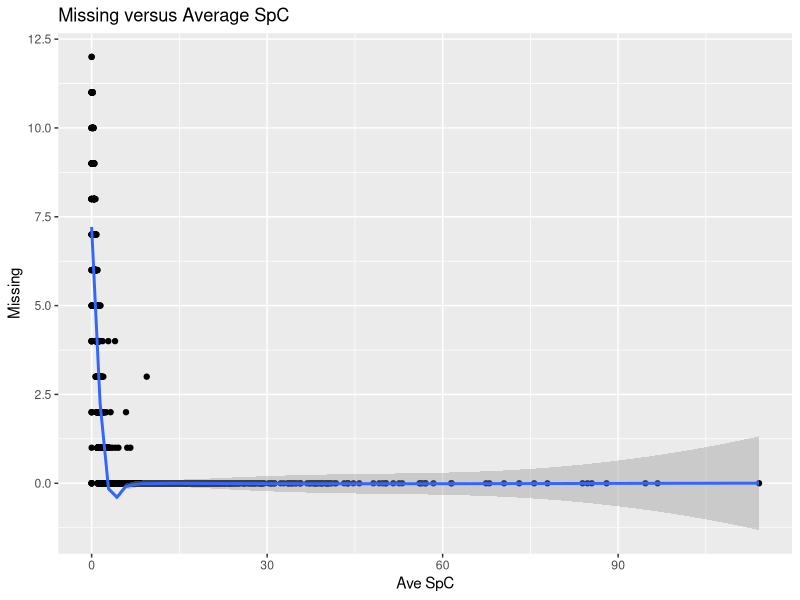
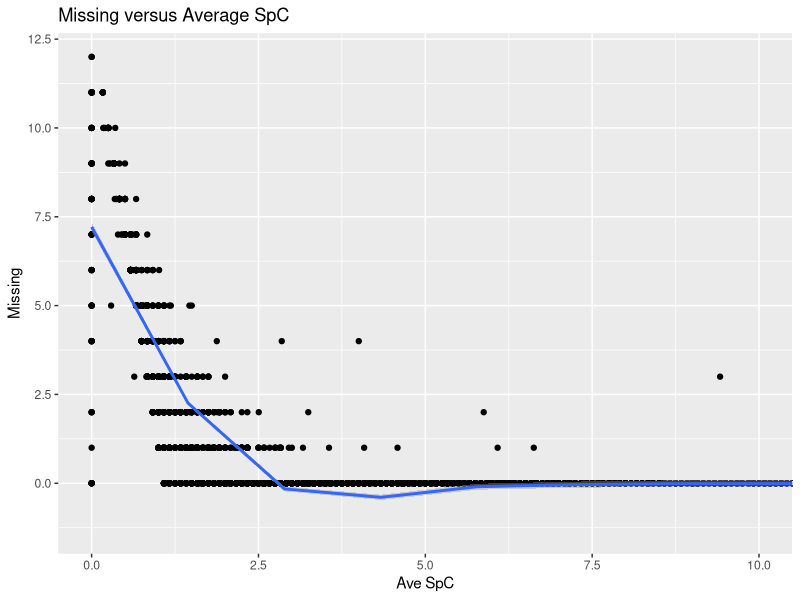
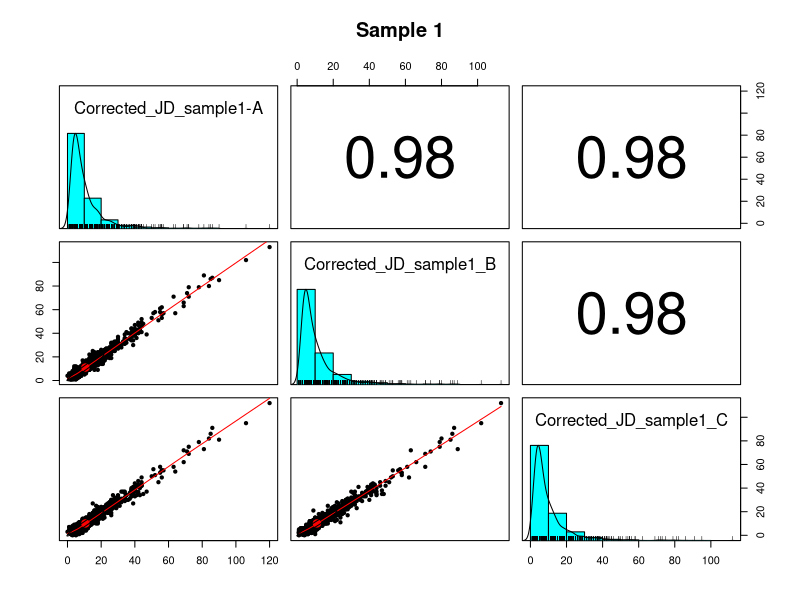
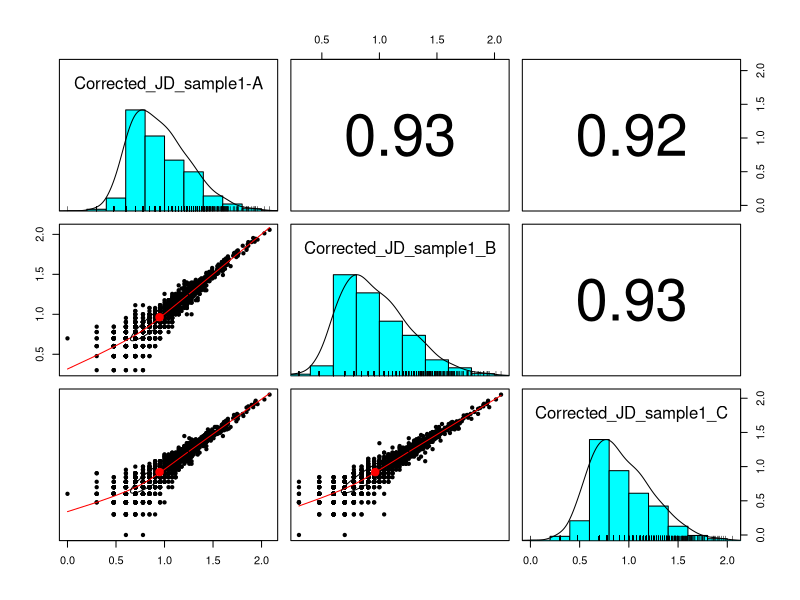
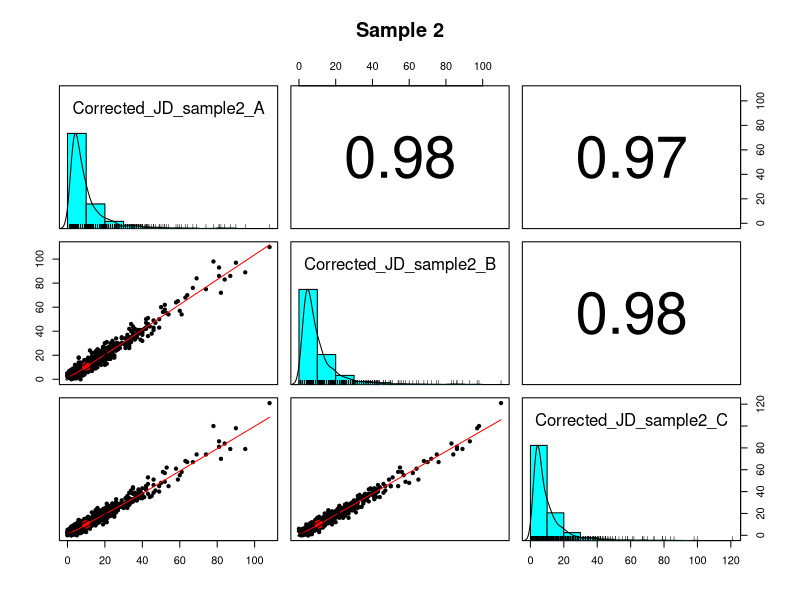
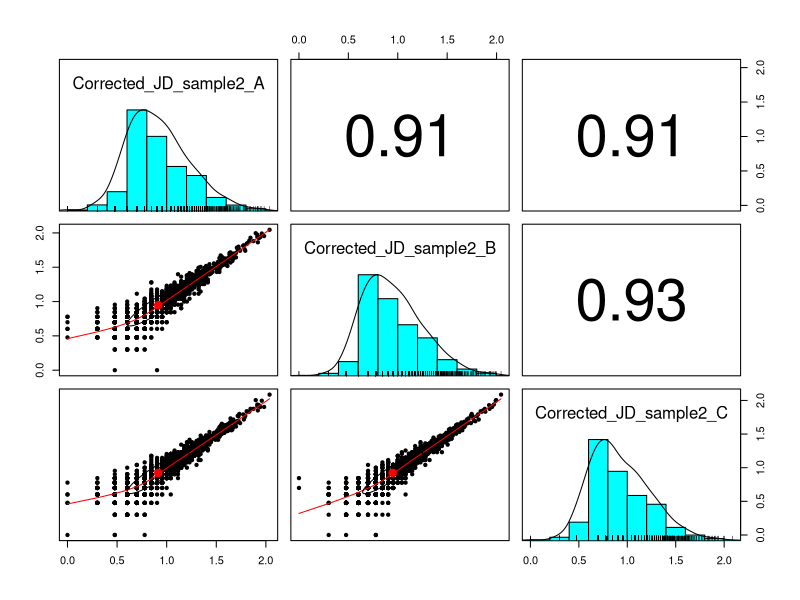
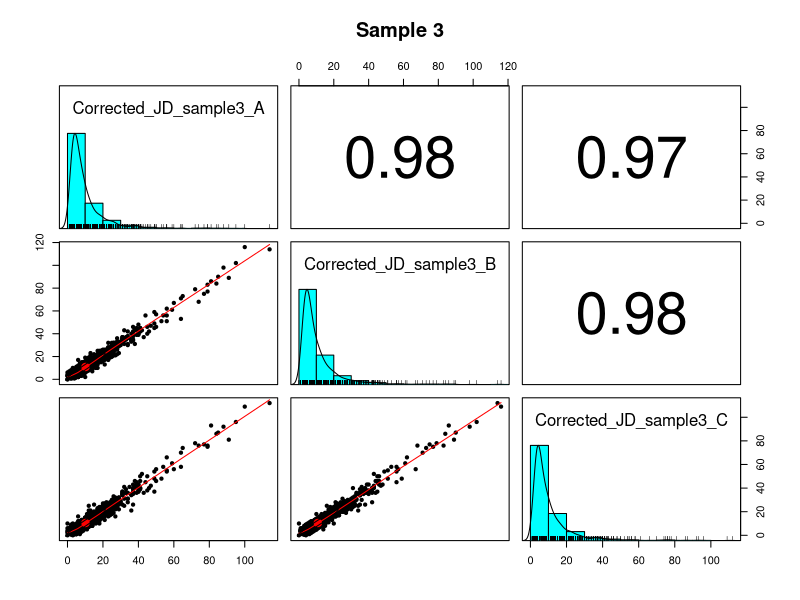
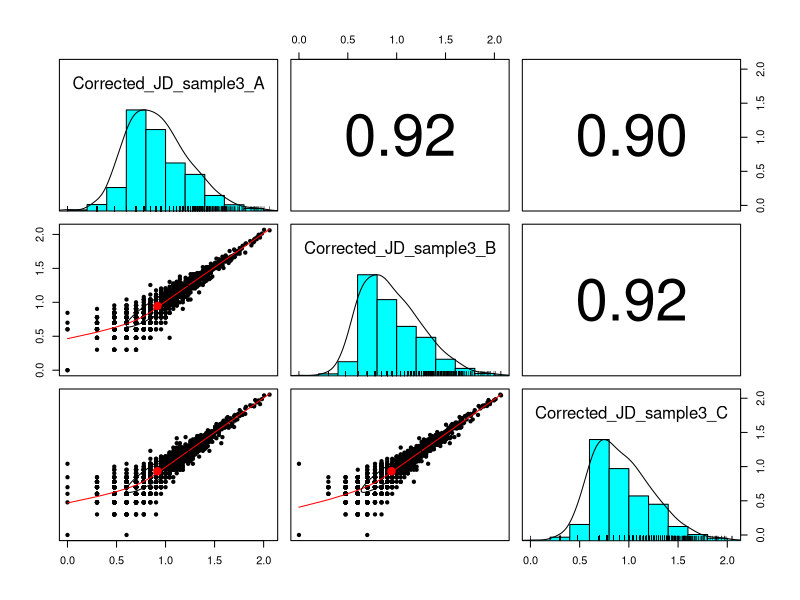

Recreate these plots in R, in order.

library(edgeR)
library(limma)
library(tidyverse)
library(psych)
library(RColorBrewer)

# try and start with the actual results file and wrangle data
# Summary table has lines before and after that are not strictly in table
# skip the leading lines when loading the table and read in just the table rows
full <- read_tsv("grouped_protein_summary_8.txt", skip = 4,
                 n_max = 2848, guess_max = 2848)

# check what are contaminants (we do not want any EXTRA accessions excluded)
check <- full %>% 
  select(Accession, Description, Filter) %>%
  filter(Filter == "contaminant")
check

# add the new columns to data frame and sort
full  <-  full %>%
  mutate(acc = sapply(strsplit(Accession, " "), `[`, 1)) %>%
  mutate(ave = ifelse(is.na(Filter), rowMeans(select(., starts_with("Corrected_"))), 0.0)) %>%
  mutate(missing = apply(select(., starts_with("Corrected_")) == 0, 1, sum)) %>%
  arrange(desc(ave))
head(full)
nrow(full)

ggplot(full, aes(x = ave, y = missing)) +
  geom_point() + geom_smooth(method = loess) +
  ggtitle("Missing versus Average SpC") + labs( x = "Ave SpC", y = "Missing")

ggplot(full, aes(x = ave, y = missing)) +
  geom_point() + geom_smooth(method = loess) +
  coord_cartesian(xlim = c(0, 10)) +
  ggtitle("Missing versus Average SpC") + labs( x = "Ave SpC", y = "Missing")

# get proteins (rows) where average SpC is greater than 2.5
# edgeR will want integer counts so round the corrected counts
counts <- full %>%
  filter(ave >= 2.5) %>%
  select(starts_with("Corrected")) %>%
  round(., 0)
accessions <- full %>%
  filter(ave >= 2.5) %>%
  select(acc)

# create a frame to hold results from edgeR
results <- accessions

S1 <- 1:3
S2 <- 4:6
S3 <- 7:9
S4 <- 10:12
pairs.panels(counts[S1], main = "Sample 1")
pairs.panels(log10(counts[S1]+1))
pairs.panels(counts[S2], main = "Sample 2")
pairs.panels(log10(counts[S2]+1))
pairs.panels(counts[S3], main = "Sample 3")
pairs.panels(log10(counts[S3]+1))
pairs.panels(counts[S4], main = "Sample 4")
pairs.panels(log10(counts[S4]+1))

# load the data into edgeR data structures
# group labels need to be factors
group = factor(c(rep(1, 3), rep(2, 3), rep(3, 3), rep(4, 3)))
yglm <- DGEList(counts = counts, group = group, genes = accessions$acc)

# run the TMM normalization (and library size corrections)
yglm <- calcNormFactors(yglm)

# check clustering (6 different out of 1748 may not do much)
plotMDS(yglm)

# create the experimental design matrix
design <- model.matrix(~group)
rownames(design) <- colnames(yglm)
design

# extimate the dispersion parameters and check everything
yglm <- estimateDisp(yglm, design)
# yglm

# fit statistical models (design matrix already in y$design)
fit <- glmQLFit(yglm)

# this tests if any conditions caused differences
any <- glmQLFTest(fit, coef = 2:4)
topTags(any)
summary(decideTests(any))

group = c(rep("S1", 3), rep("S2", 3), rep("S3", 3), rep("S4", 3))
yc <- DGEList(counts = counts, group = group, genes = accessions$acc)
yc <- calcNormFactors(yc)
yc <- estimateDisp(yc)
plotBCV(yc)

# Compute the normalized counts (start with counts)
# sample loading adjusts each channel to the same average total
lib_facs <- mean(colSums(counts)) / colSums(counts)

# the TMM factors are library adjustment factors (so divide by them)
norm_facs <- lib_facs / yc$samples$norm.factors

# compute the normalized data as a new data frame
counts_norm <- sweep(counts, 2, norm_facs, FUN = "*")
colnames(counts_norm) <- paste(colnames(counts), "TMMNorm", sep = "_")

# add normalized counts to results
results <- cbind(results, counts_norm)

# look at count distributions across samples
boxplot(log10(counts_norm + 0.25), 
        col = c(rep("purple", 3), rep("red", 3), rep("green", 3), rep("blue", 3)),
        xlab = 'Samples', ylab = 'Normalized Counts', 
        main = 'TMM Normalized data', notch = TRUE)

# input: data frame, output: vector of CVs (%)
CV <- function(df) {
  ave <- rowMeans(df)
  sd <- apply(df, 1, sd)
  cv <- 100 * sd / ave
}

# put CVs in a data frame to simplify plots and summaries
cv_frame <- data.frame(Raw = CV(counts), Norm = CV(counts_norm))
medians <- apply(cv_frame, 2, FUN = median)
round(medians, 2)
boxplot(cv_frame, notch = TRUE, main = "SpC CV distributions", ylim = c(0, 100), ylab = "CV (%)")

# make average vectors (for results)
S1.ave <- rowMeans(counts_norm[S1])
S2.ave <- rowMeans(counts_norm[S2])

# exact test
et1_2 <- exactTest(yc, pair = c("S1", "S2"))

# look at top DE table, see up and down, and a MA plot
tt <- topTags(et1_2)
tt$table

summary(decideTests(et1_2))
plotMD(et1_2, main = "S1 versus S2")
abline(h = c(-1, 1), col = "black")

# make average vectors (for results)
S3.ave <- rowMeans(counts_norm[S3])

# exact test
et1_3 <- exactTest(yc, pair = c("S1", "S3"))

# look at top DE table, see up and down, and a MA plot
tt <- topTags(et1_3)
tt$table # this works at Github
summary(decideTests(et1_3))
plotMD(et1_3, main = "S1 versus S3")
abline(h = c(-1, 1), col = "black")

# make average vectors (for results)
S4.ave <- rowMeans(counts_norm[S4])

# exact test
et1_4 <- exactTest(yc, pair = c("S1", "S4"))

# look at top DE table, see up and down, and a MA plot
tt <- topTags(et1_4)
tt$table
summary(decideTests(et1_4))
plotMD(et1_4, main = "S1 versus S4")
abline(h = c(-1, 1), col = "black")

# exact test
et2_3 <- exactTest(yc, pair = c("S2", "S3"))

# look at top DE table, see up and down, and a MA plot
tt <- topTags(et2_3)
tt$table
summary(decideTests(et2_3))
plotMD(et2_3, main = "S2 versus S3")
abline(h = c(-1, 1), col = "black")

# exact test
et2_4 <- exactTest(yc, pair = c("S2", "S4"))

# look at top DE table, see up and down, and a MA plot
tt <- topTags(et2_4)
tt$table
summary(decideTests(et2_4))
plotMD(et2_4, main = "S2 versus S4")
abline(h = c(-1, 1), col = "black")

# exact test
et3_4 <- exactTest(yc, pair = c("S3", "S4"))

# look at top DE table, see up and down, and a MA plot
tt <- topTags(et3_4)
tt$table
summary(decideTests(et3_4))
plotMD(et3_4, main = "S3 versus S4")
abline(h = c(-1, 1), col = "black")

# make a little frame for each pairwise test
df1_2 <- data.frame(S1.ave, S2.ave, topTags(et1_2, n = Inf, sort.by = "none"))
colnames(df1_2) <- paste(colnames(df1_2), "1vs2", sep = ".")

df1_3 <- data.frame(S1.ave, S3.ave, topTags(et1_3, n = Inf, sort.by = "none"))
colnames(df1_3) <- paste(colnames(df1_3), "1vs3", sep = ".")

df1_4 <- data.frame(S1.ave, S4.ave, topTags(et1_4, n = Inf, sort.by = "none"))
colnames(df1_4) <- paste(colnames(df1_4), "1vs4", sep = ".")

df2_3 <- data.frame(S2.ave, S3.ave, topTags(et2_3, n = Inf, sort.by = "none"))
colnames(df2_3) <- paste(colnames(df2_3), "2vs3", sep = ".")

df2_4 <- data.frame(S2.ave, S4.ave, topTags(et2_4, n = Inf, sort.by = "none"))
colnames(df2_4) <- paste(colnames(df2_4), "2vs4", sep = ".")

df3_4 <- data.frame(S3.ave, S4.ave, topTags(et3_4, n = Inf, sort.by = "none"))
colnames(df3_4) <- paste(colnames(df3_4), "3vs4", sep = ".")

# add to results
results <- cbind(results, df1_2, df1_3, df1_4, df2_3, df2_4, df3_4)

# drop the original count data from results (duplicated columns are issue with merging)
colnames(results)

# table "full" has more rows than "results", so we want a left join merge
full_with_stats <- left_join(full, results, by = "acc")
colnames(full_with_stats)

write.table(full_with_stats, "PAW_grouped_proteins_with_stats.txt", sep = "\t", row.names = FALSE, na = " ")
sessionInfo()
